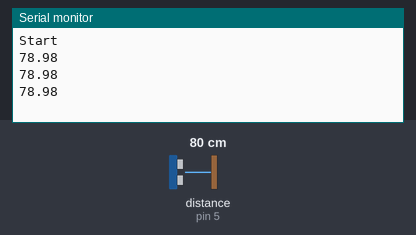
Bench run of a sketch on a simulated Arduino Uno, built with avr-gcc and run on an emulated ATmega328P. Parts: the last lines printed to the serial monitor. Wiring (inferred from the names in the program): ultrasonic range finder: trigger pin 4; echo pin 5. The test bench sets the inputs (shaded band); at power-on: distance to the obstacle (sensor on pin 5) 80 cm. The echo pulse lasts 58.3 µs per cm.

Above: at 1.3 s.
1.4 s: distance to the obstacle (sensor on pin 5) set to 2 cm
At 1.9 s:
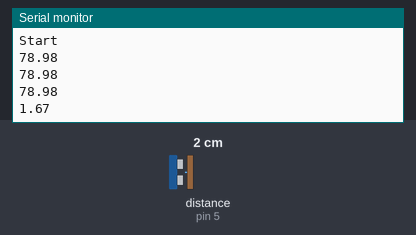
2.9 s: distance to the obstacle (sensor on pin 5) set to 4 cm
At 3.4 s:
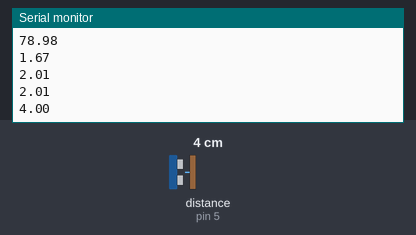
Timing chart, 0 to 5.9 s (numbered marks = the images above; inputs shaded):
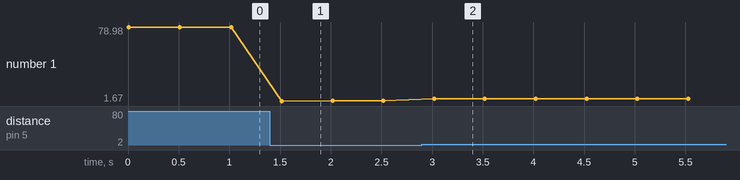

Measured:
- after the input at 1.4 s, the serial monitor: prints a new line after 0.12 s (image 1)
- after the input at 2.9 s, the serial monitor: prints a new line after 0.12 s (image 2)
- plotted number 1: 78.98 → 2.01 after the input at 1.4 s, 2.01 → 4 after the input at 2.9 s

The sketch:

sample-Ultrasonic-HC-SR04.ino
```cpp
//------------------------------------------------------------------------------
// VCC: 5V
//------------------------------------------------------------------------------

#define PIN_TRIG  4
#define PIN_ECHO  5

void setup() {
  Serial.begin(115200);
  Serial.println("\nStart\n");

  initSR04(PIN_TRIG, PIN_ECHO);
}

void loop() {
  Serial.println(getDistance());
  delay(500);
}
```

Ultrasonic-HC-SR04.ino
```cpp
//------------------------------------------------------------------------------
// VCC: 5V
//------------------------------------------------------------------------------

void initSR04(int pin_trig, int pin_echo) {
  pinMode(pin_trig, OUTPUT);
  pinMode(pin_echo, INPUT);
}

double getDistance() {
  // send signal
  digitalWrite(PIN_TRIG, HIGH);
  delayMicroseconds(10);
  digitalWrite(PIN_TRIG, LOW);

  // receive signal
  int duration = pulseIn(PIN_ECHO, HIGH);
  double distance = 0;
  if ( duration > 0 ) {
    distance = duration * 0.017; // 0.017 = (1/2) *340 *100 *(1/1000000)
  }

  return distance;
}
```
